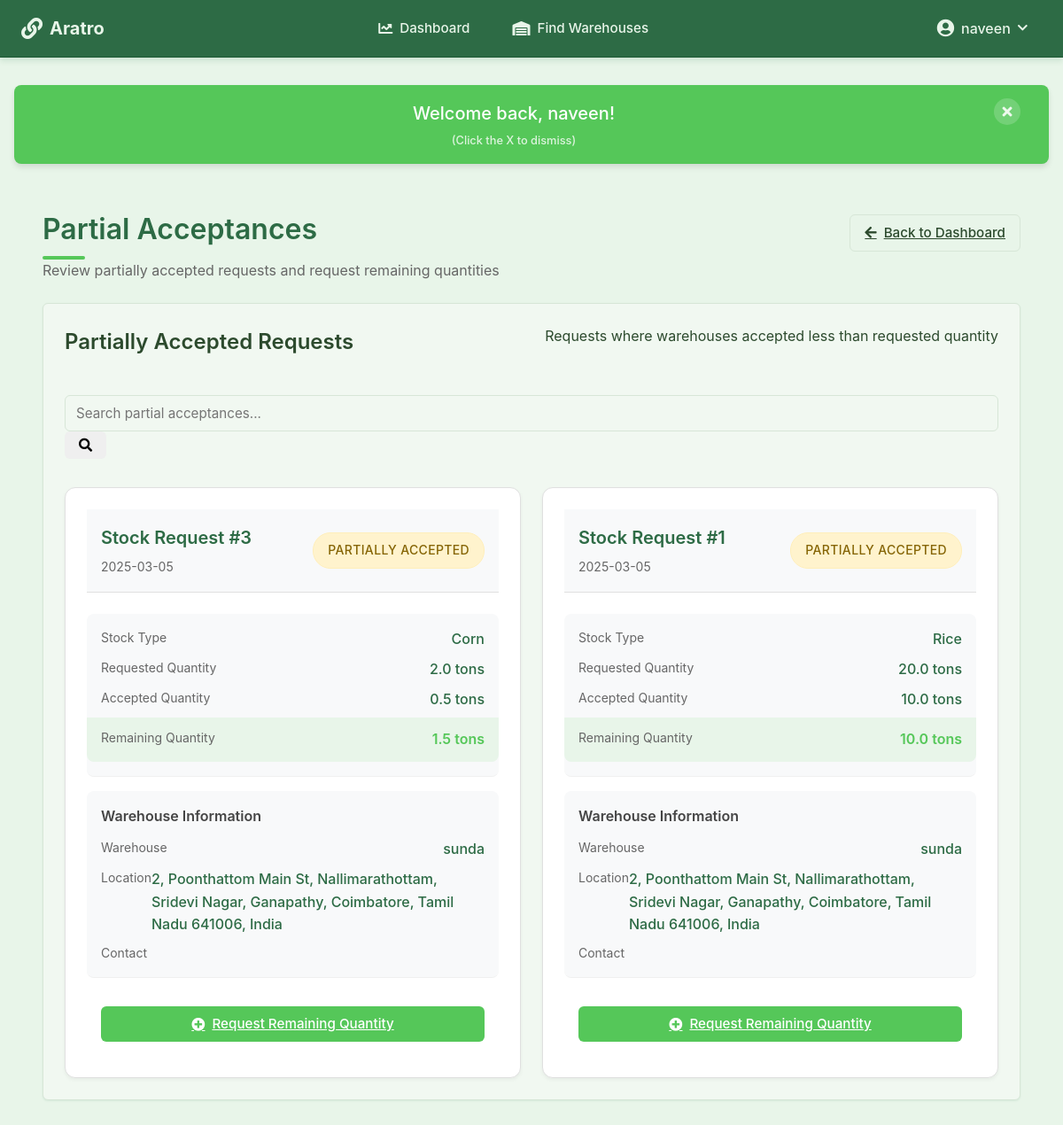
/farmer/partial-acceptances (signed in), run on the app's committed database.
### models.py (models this page shows, shortened)
class Farmer(db.Model):
    id = db.Column(db.Integer, primary_key=True)
    user_id = db.Column(db.Integer, db.ForeignKey('user.id'), nullable=False)
    name = db.Column(db.String(100), nullable=False)
    address = db.Column(db.String(200), nullable=False)
    aadhar_number = db.Column(db.String(12), unique=True, nullable=False)  # Exactly 12 digits
    phone_number = db.Column(db.String(10), nullable=False)  # Exactly 10 digits
    stocks = db.relationship('Stock', backref='farmer', lazy=True)

class StockRequest(db.Model):
    __tablename__ = 'stock_request'
    id = db.Column(db.Integer, primary_key=True)
    from_id = db.Column(db.Integer, db.ForeignKey('farmer.id'), nullable=False)  # Farmer's ID
    to_id = db.Column(db.Integer, db.ForeignKey('warehouse.id'), nullable=False)    # Warehouse's ID
    stock_id = db.Column(db.Integer, db.ForeignKey('stock.id'), nullable=False)
    request_date = db.Column(db.DateTime, default=datetime.utcnow)
    status = db.Column(db.String(20), default='pending')
    created_at = db.Column(db.DateTime, nullable=False, default=datetime.utcnow)
    updated_at = db.Column(db.DateTime, nullable=False, default=datetime.utcnow, onupdate=datetime.utcnow)
    farmer = db.relationship('Farmer', foreign_keys=[from_id], backref='stock_requests')
    warehouse = db.relationship('Warehouse', foreign_keys=[to_id], backref='received_requests')
    stock = db.relationship('Stock', backref='request')

class Stock(db.Model):
    id = db.Column(db.Integer, primary_key=True)
    type = db.Column(db.String(100), nullable=False)
    quantity = db.Column(db.Float, nullable=False)
    requested_quantity = db.Column(db.Float, nullable=False)  # Original requested quantity
    status = db.Column(db.String(20), nullable=False, default='pending')  # pending, stored, rejected
    farmer_id = db.Column(db.Integer, db.ForeignKey('farmer.id'), nullable=False)
    warehouse_id = db.Column(db.Integer, db.ForeignKey('warehouse.id'), nullable=False)
    created_at = db.Column(db.DateTime, nullable=False, default=datetime.utcnow)
    updated_at = db.Column(db.DateTime, nullable=False, default=datetime.utcnow, onupdate=datetime.utcnow)

class Warehouse(db.Model):
    id = db.Column(db.Integer, primary_key=True)
    user_id = db.Column(db.Integer, db.ForeignKey('user.id'), nullable=False)
    manager_name = db.Column(db.String(100), nullable=False)
    name = db.Column(db.String(100), nullable=False)
    location = db.Column(db.String(200))
    latitude = db.Column(db.Float)
    longitude = db.Column(db.Float)
    phone_number = db.Column(db.String(20))
    warehouse_type = db.Column(db.String(20))  # 'private' or 'government'
    capacity = db.Column(db.Float)  # in tons
    available_space = db.Column(db.Float)  # in tons
    stocks = db.relationship('Stock', backref='warehouse', lazy=True)

### routes.py (the view)
@farmer_dashboard.route('/partial-acceptances')
@login_required
def partial_acceptances():
    if current_user.role != 'farmer':
        flash('Access denied. Farmers only.', 'error')
        return redirect(url_for('main.dashboard'))
    farmer = Farmer.query.filter_by(user_id=current_user.id).first()
    if not farmer:
        flash('Farmer profile not found.', 'error')
        return redirect(url_for('main.dashboard'))
    requests = StockRequest.query.filter_by(
        from_id=farmer.id,
        status='approved'
    ).join(Stock).filter(
        Stock.quantity < Stock.requested_quantity
    ).order_by(StockRequest.updated_at.desc()).all()
    warehouses = Warehouse.query.all()
    return render_template('partial_acceptances.html', requests=requests, warehouses=warehouses)

### templates/partial_acceptances.html (shortened to what this page needs)
{% extends "base.html" %}
{% block content %}
<div class="container">
    <div class="header-section mb-4">
        <div class="flex justify-between items-center">
            <h1>Partial Acceptances</h1>
            <a href="{{ url_for('farmer_dashboard.farmer_home') }}" class="btn btn-outline">
                <i class="fas fa-arrow-left"></i>
                Back to Dashboard
            </a>
        </div>
        <p class="text-muted">Review partially accepted requests and request remaining quantities</p>
    </div>
    <div class="card">
        <div class="card-header">
            <h2>Partially Accepted Requests</h2>
            <span class="text-muted">Requests where warehouses accepted less than requested quantity</span>
        </div>
        <div class="card-body">
            <div class="search-container mb-4">
                <div class="input-group">
                    <input type="text" id="partialRequestSearchInput" class="form-control" placeholder="Search partial acceptances...">
                    <div class="input-group-append">
                        <button class="btn btn-outline-secondary" type="button">
                            <i class="fas fa-search"></i>
                        </button>
                    </div>
                </div>
            </div>
            {% set partial_requests = [] %}
            {% for request in requests %}
                {% if request.status == 'approved' and request.stock.quantity < request.stock.requested_quantity %}
                    {% set _ = partial_requests.append(request) %}
                {% endif %}
            {% endfor %}
            {% if partial_requests %}
                <div class="partial-requests-grid">
                    {% for request in partial_requests %}
                    <div class="partial-request-card">
                        <div class="card-header">
                            <div class="request-info">
                                <h3>Stock Request #{{ request.id }}</h3>
                                <span class="date">{{ request.updated_at.strftime('%Y-%m-%d') }}</span>
                            </div>
                            <span class="badge badge-warning">Partially Accepted</span>
                        </div>
                        <div class="stock-details">
                            <div class="detail-group">
                                <span class="label">Stock Type</span>
                                <span class="value">{{ request.stock.type }}</span>
                            </div>
                            <div class="detail-group">
                                <span class="label">Requested Quantity</span>
                                <span class="value">{{ request.stock.requested_quantity }} tons</span>
                            </div>
                            <div class="detail-group">
                                <span class="label">Accepted Quantity</span>
                                <span class="value">{{ request.stock.quantity }} tons</span>
                            </div>
                            <div class="detail-group highlight">
                                <span class="label">Remaining Quantity</span>
                                <span class="value">{{ request.stock.requested_quantity - request.stock.quantity }} tons</span>
                            </div>
                        </div>
                        <div class="warehouse-details">
                            <h4>Warehouse Information</h4>
                            <div class="detail-group">
                                <span class="label">Warehouse</span>
                                <span class="value">{{ request.warehouse.name }}</span>
                            </div>
                            <div class="detail-group">
                                <span class="label">Location</span>
                                <span class="value">{{ request.warehouse.location }}</span>
                            </div>
                            <div class="detail-group">
                                <span class="label">Contact</span>
                            </div>
                        </div>
                        <div class="action-buttons">
                            <a href="{{ url_for('farmer_dashboard.create_request_page', warehouse_id=request.warehouse.id, stock_type=request.stock.type, quantity=request.stock.requested_quantity - request.stock.quantity) }}" class="btn btn-primary request-remaining">
                                <i class="fas fa-plus-circle"></i>
                                Request Remaining Quantity
                            </a>
                        </div>
                    </div>
                    {% endfor %}
                </div>
            {% endif %}
        </div>
    </div>
</div>
{% endblock %}

### templates/base.html (shortened to what this page needs)
<!DOCTYPE html>
<html lang="en">
<head>
    <link rel="stylesheet" href="https://cdnjs.cloudflare.com/ajax/libs/font-awesome/5.15.4/css/all.min.css">
    <link rel="stylesheet" href="{{ url_for('static', filename='css/style.css') }}">
</head>
<body>
    <nav class="navbar">
        <div class="navbar-brand">
            <a href="{{ url_for('main.index') }}" class="brand-link">
                <i class="fas fa-link"></i>
                Aratro
            </a>
        </div>
        {% if current_user.is_authenticated %}
        <div class="navbar-menu">
            <a href="{{ url_for('main.dashboard') }}" class="nav-link {% if request.endpoint == 'main.dashboard' %}active{% endif %}">
                <i class="fas fa-chart-line"></i>
                Dashboard
            </a>
            {% if current_user.role == 'farmer' %}
            <a href="#" class="nav-link">
                <i class="fas fa-warehouse"></i>
                Find Warehouses
            </a>
            {% elif current_user.role == 'warehouse_manager' %}
            <a href="#" class="nav-link">
                <i class="fas fa-boxes"></i>
                Manage Stock
            </a>
            {% elif current_user.role == 'admin' %}
            <a href="{{ url_for('admin.dashboard') }}" class="nav-link">
                <i class="fas fa-cogs"></i>
                Admin Panel
            </a>
            {% endif %}
        </div>
        <div class="navbar-end">
            <div class="user-menu">
                <button type="button" class="user-menu-btn" id="userMenuBtn" aria-expanded="false" aria-haspopup="true">
                    <i class="fas fa-user-circle"></i>
                    <span class="user-name">
                    {% if current_user.role == 'warehouse_manager' and user_warehouse %}
                        {{ user_warehouse.manager_name }}
                    {% elif current_user.role == 'farmer' and user_farmer %}
                        {{ user_farmer.name }}
                    {% elif current_user.role == 'admin' %}
                        Administrator
                    {% else %}
                        {{ current_user.role|replace('_', ' ')|title }}
                    {% endif %}
                    </span>
                    <i class="fas fa-chevron-down"></i>
                </button>
            </div>
        </div>
        {% endif %}
    </nav>
    <div class="main-container">
        {% if current_user.is_authenticated %}
        <div class="welcome-banner" id="welcomeBanner">
            <div class="welcome-banner-content">
                {% if current_user.role == 'warehouse_manager' and user_warehouse %}
                    Welcome back, {{ user_warehouse.manager_name }}!
                {% elif current_user.role == 'farmer' and user_farmer %}
                    Welcome back, {{ user_farmer.name }}!
                {% else %}
                    Welcome back, {{ current_user.role|replace('_', ' ')|title }}!
                {% endif %}
                <span class="banner-hint">(Click the X to dismiss)</span>
            </div>
            <button type="button" class="close-banner-btn" aria-label="Close" id="closeBannerBtn">
                <i class="fas fa-times"></i>
            </button>
        </div>
        {% endif %}
        {% block content %}{% endblock %}
    </div>
</body>
</html>

### data on the page
Farmer: name "naveen"
StockRequest: id "3", updated_at "2025-03-05", stock.type "Corn", stock.requested_quantity "2.0", stock.quantity "0.5", request.stock.requested_quantity-request.stock.quantity "1.5", warehouse.name "sunda", warehouse.location "2, Poonthattom Main St, Nallimarathottam, Sridevi Nagar, Ganapathy, Coimbatore, Tamil Nadu 641006, India"
StockRequest: id "1", updated_at "2025-03-05", stock.type "Rice", stock.requested_quantity "20.0", stock.quantity "10.0", request.stock.requested_quantity-request.stock.quantity "10.0", warehouse.name "sunda", warehouse.location "2, Poonthattom Main St, Nallimarathottam, Sridevi Nagar, Ganapathy, Coimbatore, Tamil Nadu 641006, India"
